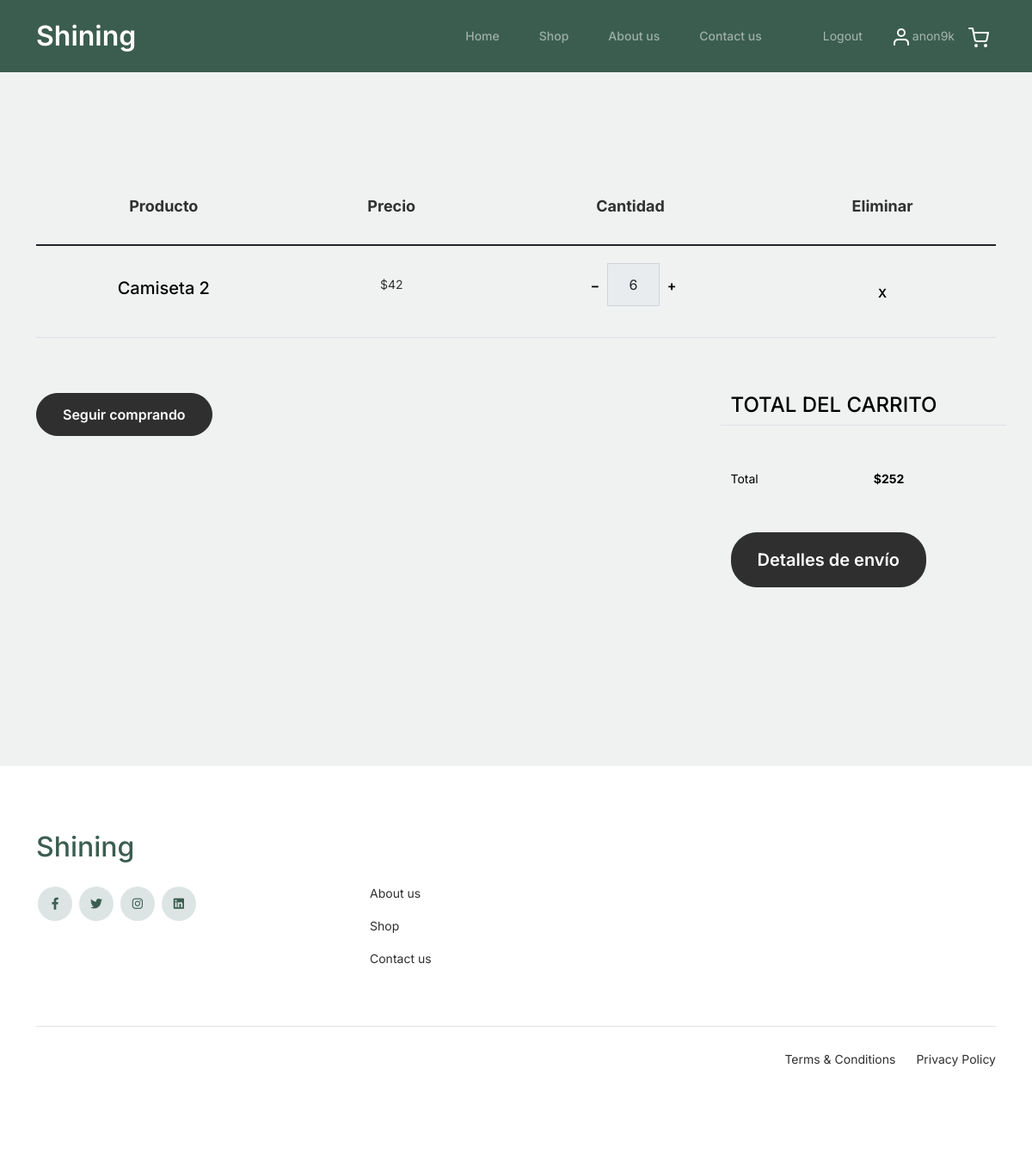
The page /carrito/cart/ (signed in) on the database as committed earlier.
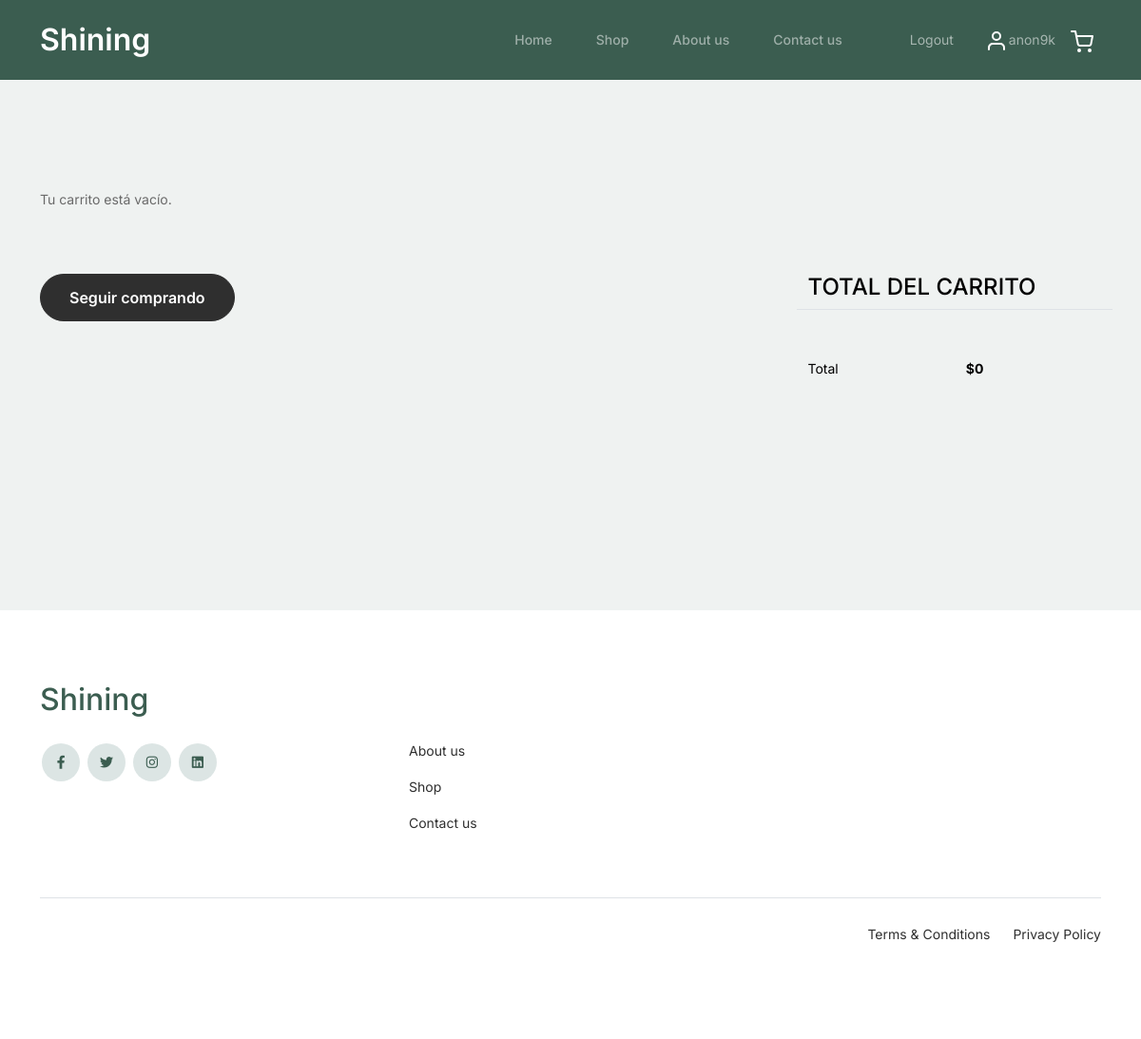
The same page on the database as committed later.
### cart/models.py (models this page shows, shortened)
class ElementoCarrito(models.Model):
    carrito = models.ForeignKey(Cart, on_delete=models.CASCADE, related_name='elementos')
    prenda = models.ForeignKey(Item, on_delete=models.CASCADE)
    cantidad = models.PositiveIntegerField(default=1)

### tienda_app/models.py (models this page shows, shortened)
class Item(models.Model ):
    nombre = models.CharField(max_length=100)
    precio = models.IntegerField(default=999)
    stock = models.IntegerField(default=0)
    opciones_categoria = [
       ('CA', 'Camiseta'),
       ('SU', 'Sudadera'),
       ('PA', 'Pantalon'),
       ('AB','Abrigo'),
    ]
    categoria = models.CharField(max_length=20, choices=opciones_categoria, default="Nombre prenda")
    imagen = models.ImageField(null=True, blank=True, upload_to='images/')

### cart/views.py (the view)
# urls.py: path('cart/', views.ver_carrito, name='ver_carrito'),
@login_required
def ver_carrito(request):
    carrito = get_object_or_404(Cart, usuario=request.user)
    elementos = carrito.elementos.all()
    total = sum(elemento.prenda.precio * elemento.cantidad for elemento in elementos)
    return render(request, 'cart/cart.html', {'carrito': carrito, 'total': total})

### cart/templates/cart/cart.html (shortened to what the changed rows need)
{% extends "tienda_app/base_template.html" %}
{% load static %}
{% block index %}
	<body>
		<div class="untree_co-section before-footer-section">
            <div class="container">
              <div class="row mb-5">
                <form class="col-md-12" method="post">
                  <div class="site-blocks-table">
                    {% if carrito.elementos.count == 0 %}
                      <td><p>Tu carrito está vacío.</p></td>
                    {% else %}
                        <table class="table">
                          <thead>
                            <tr>
                              <th class="product-name">Producto</th>
                              <th class="product-price">Precio</th>
                              <th class="product-quantity">Cantidad</th>
                              <th class="product-remove">Eliminar</th>
                            </tr>
                          </thead>
                          <tbody>
                          {% for item in carrito.elementos.all %}
                            <tr>
                              <td class="product-name">
                                <h2 class="h5 text-black">{{ item.prenda.nombre }}</h2>
                              </td>
                              <td><p>${{ item.prenda.precio }}</p></td>
                              <td>
                                <div class="input-group mb-3 d-flex align-items-center quantity-container" style="max-width: 120px; margin-left: 30%">
                                  <div class="input-group-prepend">
                                    <a  href=" {% url 'quitar_unidad_al_carrito' item.prenda.id %} " class="btn btn-outline-black decrease" type="button">&minus;</a>
                                  </div>
                                  <input type="text" class="form-control text-center quantity-amount" readonly  value="{{item.cantidad}}" placeholder="" aria-label="Example text with button addon" aria-describedby="button-addon1">
                                  <div class="input-group-append">
                                    <a href=" {% url 'agregar_al_carrito' item.prenda.id %} " class="btn btn-outline-black increase" type="button">&plus;</a>
                                  </div>
                                </div>
                              </td>
                              <td><a href="{% url 'eliminar_del_carrito' item.id %}" class="btn btn-black btn-sm">X</a></td>
                            </tr>
                          {% endfor %}
                        {% endif %}
                      </tbody>
                    </table>
                  </div>
                </form>
              </div>
              <div class="row">
                <div class="col-md-6 pl-5">
                  <div class="row justify-content-end">
                    <div class="col-md-7">
                      <div class="row mb-5">
                        <div class="col-md-6 text-right">
                          <strong class="text-black">${{total}}</strong>
                        </div>
                      </div>
                      <div class="row">
                        <div class="col-md-12">
                          {% if carrito.elementos.count == 0 %}
                          {% else %}
                          <p><a href = "{% url 'checkout' %}" class="btn btn-black btn-lg py-3 btn-block">Detalles de envío</a></p>
                          {% endif %}
                        </div>
                      </div>
                    </div>
                  </div>
                </div>
              </div>
            </div>
          </div>
	</body>
{% endblock %}

Rows that differ between the two databases and show on the page:
removed ElementoCarrito: prenda.nombre "Camiseta 2", prenda.precio "42", cantidad "6"
Other text that changed with them:
{{ total }}: "252" → "0"
text no longer shown: "Producto Precio Cantidad Eliminar Detalles de envío"
text now shown: "Tu carrito está vacío."
